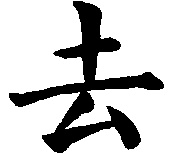
#> input picture cutting/8.jpg, 170 x 154 px
$ python Stroke_Video_Generation.py
#> lines starting #> are read from the running program, lines starting #| are printed output that depends on the picture; after the words box and inside, x2 and y2 are one past the last pixel; in counts of white or black regions, pixels touching at a corner belong together
# 这个文件用来生成一个文字的书写视频
# 输入数据需要有：原图片，笔画顺序

# 具体思路在这里：
#       对于每一个像素点，我们将像素点看成圆心，并且以一个选定的半径画圆

import cv2
import numpy as np
import math
import queue
import os


def get_radius_2(dir_x, dir_y, original_img, core, pre_radius):
    # 备案2 —— 按照轨迹方向确定半径
    # 这种方法较为冒险，可能会出现笔画崩溃的现象，但是它有良好的覆盖性
    """

    :param dir_x: 方向
    :param dir_y: 方向
    :param original_img: 原始图片
    :param core: 圆心
    :param pre_radius: 之前的半径
    :return: 返回半径大小
    """
    radius_x = 0
    radius_y = 0
    iter_x, iter_y = core
    # 开始计算半径
    if dir_y == 0:
        # 寻找 y = 0 这条线
        # 先找左边
        while original_img[iter_x][iter_y] == 0:
            radius_x += 1
            iter_y -= 1
        iter_x, iter_y = core
        # 再找右边
        while original_img[iter_x][iter_y] == 0:
            radius_y += 1
            iter_y += 1
    elif dir_x == 0:
        # 寻找 x = 0 这条线
        # 先找上边
        while original_img[iter_x, iter_y] == 0:
            radius_x += 1
            iter_x -= 1
        iter_x, iter_y = core
        # 再找下边
        while original_img[iter_x, iter_y] == 0:
            radius_y += 1
            iter_x += 1
    elif dir_x * dir_y == -1:
        # 寻找 x + y = 0 这条线
        while original_img[iter_x, iter_y] == 0:
            radius_x += 1
            iter_x -= 1
            iter_y -= 1
        iter_x, iter_y = core
        while original_img[iter_x, iter_y] == 0:
            radius_y += 1
            iter_x += 1
            iter_y += 1
    else:
        # 寻找x - y = 0 这条边
        while original_img[iter_x, iter_y] == 0:
            radius_x += 1
            iter_x -= 1
            iter_y += 1
        iter_x, iter_y = core
        while original_img[iter_x, iter_y] == 0:
            radius_y += 1
            iter_x += 1
            iter_y -= 1
    radius = min(radius_x, radius_y)
    # if dir_x * dir_y:
    #     radius = round(radius * 1.4142135623730951)
    if abs(radius - pre_radius) > 2:
        # 判断笔画是否出现崩溃现象
        radius = pre_radius
    return radius


def get_radius_1(original_img, core):
    """
    确定半径大小
    :param original_img: 原始图片
    :param core: 圆心坐标
    :return: 返回半径
    """
    # 备案1 —— 八个方向取最小值确定半径
    # 这种方法较为稳定，但是缺点是可能会使得一些笔画无法覆盖
    radius = 100000000
    iter_x, iter_y = core
    radius_x, radius_y = 0, 0
    tep_radius = 0
    while original_img[iter_x, iter_y] == 0:
        tep_radius += 1
        iter_y -= 1
    radius = min(radius, tep_radius)
    tep_radius = 0
    iter_x, iter_y = core
    while original_img[iter_x, iter_y] == 0:
        tep_radius += 1
        iter_y += 1
    radius = min(radius, tep_radius)
    tep_radius = 0
    iter_x, iter_y = core
    while original_img[iter_x, iter_y] == 0:
        tep_radius += 1
        iter_x -= 1
    radius = min(radius, tep_radius)
    tep_radius = 0
    iter_x, iter_y = core
    while original_img[iter_x, iter_y] == 0:
        tep_radius += 1
        iter_x += 1
    radius = min(radius, tep_radius)
    tep_radius = 0
    iter_x, iter_y = core
    while original_img[iter_x, iter_y] == 0:
        tep_radius += 1
        iter_x -= 1
        iter_y -= 1
    # radius = min(radius, round(tep_radius * 1.4142135623730951))
    radius = min(radius, tep_radius)
    tep_radius = 0
    iter_x, iter_y = core
    while original_img[iter_x, iter_y] == 0:
        tep_radius += 1
        iter_x += 1
        iter_y += 1
    # radius = min(radius, round(tep_radius * 1.4142135623730951))
    radius = min(radius, tep_radius)
    tep_radius = 0
    iter_x, iter_y = core
    while original_img[iter_x, iter_y] == 0:
        tep_radius += 1
        iter_x -= 1
        iter_y += 1
    # radius = min(radius, round(tep_radius * 1.4142135623730951))
    radius = min(radius, tep_radius)
    tep_radius = 0
    iter_x, iter_y = core
    while original_img[iter_x, iter_y] == 0:
        tep_radius += 1
        iter_x += 1
        iter_y -= 1
    # radius = min(radius, round(tep_radius * 1.4142135623730951))
    radius = min(radius, tep_radius)
    return radius


def generate_fps(template_img, original_img, Stroke, Save_dir):
    """
    :param Save_dir: 保存的地址
    :param template_img: 空白模板
    :param original_img: 原图
    :param Stroke: 笔画
    :return:
    """
    # 用来存储图片编号的，以便接下来合成视频
    """
            这里整理一下(dir_x, dir_y)的取值对八邻域的关系
            (dir_x, dir_y) == (0, 1) 或者 (0, -1) 则半径的选取为 x = 0 这条直线
            (dir_x, dir_y) == (1, 0) 或者 (-1, 0) 则半径的选取为 y = 0 这条直线
            (dir_x, dir_y) == (1, 1) 或者 (-1, -1) 则半径的选取为 y = x 这条直线
            (dir_x, dir_y) == (1, -1) 或者 (-1, 1) 则半径的选取为 y = -x 这条直线
            半径的长度如此定义 -> 沿着直线寻找两个端点，寻找最近的一个端点距离圆心的位移距离作为这个圆的半径
    """
    cnt = 0
    iter_img = template_img.copy()

    # 广度优先遍历队列
    q = queue.Queue()
    dx = [1, -1, 0, 0]
    dy = [0, 0, -1, 1]

    for item in Stroke:
        for i in range(2, len(item) - 2):
            visit_map = np.zeros_like(original_img, dtype=bool)
            if i == 2:
                radius = get_radius_1(original_img, item[i])
            else:
                dir_x, dir_y = item[i][0] - item[i - 1][0], item[i][1] - item[i - 1][1]
                radius = get_radius_2(dir_x, dir_y, original_img, item[i], radius)
            print(f"圆心：({item[i][0]}, {item[i][1]}), 半径: {radius}")
            # 开始分帧
            cnt += 1
            # 接下来的问题是，确定了圆心和半径，如何绘制圆
            # 一种妥协的方式： 广度优先搜索， 时间复杂度较低
            q.put(item[i])
            visit_map[item[i][0], item[i][1]] = True
            while not q.empty():
                now_x, now_y = q.get()
                # distance = round(math.sqrt(pow(now_x - item[i][0], 2) + pow(now_y - item[i][1], 2)))
                # if distance > radius:
                #     continue
                iter_img[now_x, now_y] = (0, 0, 0)
                for j in range(4):
                    next_x = now_x + dx[j]
                    next_y = now_y + dy[j]
                    if original_img[next_x, next_y] == 255 or visit_map[next_x, next_y] or \
                            round(math.sqrt(pow(next_x - item[i][0], 2) + pow(next_y - item[i][1], 2))) > radius:
                        continue
                    q.put((next_x, next_y))
                    visit_map[next_x, next_y] = True
            cv2.imwrite(Save_dir + "/" + f"{cnt}.jpg", iter_img)


#
# def make_circle(ret_img, original_image, x, y, stroke_direction, p):
#     """
#     根据前一个坐标和当前坐标的相对关系，确定这个圆应该怎么画
#     :param ret_img: 需要返回的图片
#     :param original_image: 原始图片
#     :param x: 圆心坐标
#     :param y: 圆心坐标
#     :param stroke_direction: 笔画坐标数组
#     :param p: 当前笔画遍历到了哪个点
#     :return:
#     """
#     # 首先确定这次笔画的方向
#     (dir_x, dir_y) = stroke_direction[p] - stroke_direction[p - 1]
#     """
#         这里整理一下(dir_x, dir_y)的取值对八邻域的关系
#         (dir_x, dir_y) == (0, 1) 或者 (0, -1) 则半径的选取为 x = 0 这条直线
#         (dir_x, dir_y) == (1, 0) 或者 (-1, 0) 则半径的选取为 y = 0 这条直线
#         (dir_x, dir_y) == (1, 1) 或者 (-1, -1) 则半径的选取为 y = -x 这条直线
#         (dir_x, dir_y) == (1, -1) 或者 (-1, 1) 则半径的选取为 y = x 这条直线
#         半径的长度如此定义 -> 沿着直线寻找两个端点，寻找最近的一个端点距离圆心的位移距离作为这个圆的半径
#     """
#     cv2.circle(ret_img, (x, y), radius=5, color=(0, 255, 255))

def Generate_Video(fps_folder, video_folder):
    """
    :param fps_folder: 保存 fps 的文件夹
    :param video_folder: 保存 视频 的文件夹
    :return: 返回视频
    """
    if not os.path.exists(video_folder):
        os.makedirs(video_folder)
    frames = os.listdir(fps_folder)
    frames.sort(key=lambda x: int(x.split('.')[0]))
    # 设置 帧数
    fps = 90
    # 提取视频分辨率
    rows, cols = cv2.imread(fps_folder + "/1.jpg").shape[0], cv2.imread(fps_folder + "/1.jpg").shape[1]
    # 设置生成视频的名字
    video_name = "res_video"
    video_dir = os.path.join(video_folder, video_name + ".mp4")
    fourcc = cv2.VideoWriter.fourcc(*'mp4v')
    VideoWriter = cv2.VideoWriter(video_dir, fourcc, fps, (cols, rows))

    for frame in frames:
        f_path = os.path.join(fps_folder, frame)
        image = cv2.imread(f_path)
        VideoWriter.write(image)
    VideoWriter.release()


def Stroke_Video_Generation(Cutting_Folder, Picture, Stroke):
    """

    :param Cutting_Folder: 原始图片文件夹
    :param Picture:  对应图片
    :param Stroke:  对应图片短笔画
    :return:
    """
#> called with Cutting_Folder = '../cutting', Picture = '8.jpg'
    original_image = cv2.imread(Cutting_Folder + "/" + Picture, cv2.COLOR_BGR2GRAY)
#> original_image is the input picture: shape (154, 170); min 0, max 255, mean 197.5
    original_image[original_image < 100] = 0
#> original_image: shape (154, 170); 4.57% of pixels changed, all inside (x1, y1, x2, y2) = (9, 1, 164, 153)
    original_image[original_image >= 100] = 255
#> original_image: shape (154, 170); 77.5% white; 1 black region, box (x1, y1, x2, y2) and area: (9, 1, 164, 153) 5901
    rows, cols = original_image.shape
#> rows = 154; cols = 170
    template_img = np.zeros((rows, cols, 3), dtype=np.uint8)
    template_img.fill(255)
#> template_img: shape (154, 170, 3); every value is 255
    # skeleton_image = cv2.imread(Skeleton_Folder + "/" + Picture, cv2.COLOR_RGB2GRAY)
    Save_fps_dir = "../folder_for_testing"
    Save_dir_video = "../folder_for_video"
    generate_fps(template_img, original_image, Stroke, Save_fps_dir)
#> the loop in generate_fps, `for item in Stroke:` made 10 passes
#> pass 1, in generate_fps, `cv2.imwrite(Save_dir + "/" + f"{cnt}.jpg", iter_img)`:
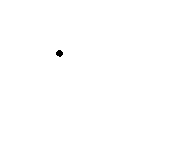
#> saved as 1.jpg: shape (154, 170, 3); 99.9% white; 1 black region, box (x1, y1, x2, y2) and area: (56, 50, 63, 57) 36
#> pass 1, in generate_fps, `cv2.imwrite(Save_dir + "/" + f"{cnt}.jpg", iter_img)`:
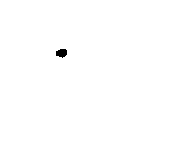
#> saved as 4.jpg: shape (154, 170, 3); 99.7% white; 1 black region, box (x1, y1, x2, y2) and area: (56, 49, 67, 58) 76
#> after the loop in generate_fps, `for item in Stroke:`:
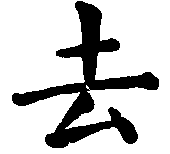
#> iter_img: shape (154, 170, 3); 79.2% white; 1 black region, box (x1, y1, x2, y2) and area: (12, 1, 159, 148) 5452
#> after the loop in generate_fps, `for item in Stroke:`:
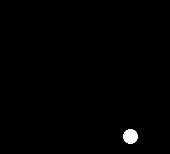
#> visit_map: shape (154, 170) bool; 0.68% white; 1 white region, box (x1, y1, x2, y2) and area: (123, 129, 138, 144) 177
#> after the loop in generate_fps, `for item in Stroke:`: cnt = 362
    Generate_Video(Save_fps_dir, Save_dir_video)

    # [8 lines of commented-out code are left out]


if __name__ == '__main__':
    Cutting_Folder = "../cutting"
    Picture = "8.jpg"

    Stroke = [
        # [(53, 57), (53, 58), (53, 59), (53, 60), (53, 61), (53, 62), (53, 63), (52, 64), (52, 65), (53, 66), (53, 67),
        #  (53, 68), (53, 69), (53, 70), (52, 71), (52, 72), (52, 73), (52, 74), (51, 75), (51, 76), (51, 77), (51, 78),
        #  (51, 79), (51, 80), (51, 81), (51, 82), (51, 83), (50, 84), (50, 85), (50, 86)],
        # [(44, 93), (44, 94), (45, 95), (45, 96), (45, 97), (45, 98), (45, 99), (45, 100), (45, 101), (45, 102),
        #  (45, 103), (45, 104), (45, 105), (45, 106), (44, 107), (44, 108), (44, 109), (45, 110), (45, 111), (45, 112),
        #  (45, 113), (45, 114)],
        [(53, 57), (53, 58), (53, 59), (53, 60), (52, 61), (52, 62), (52, 63), (52, 64), (52, 65), (52, 66), (52, 67),
         (51, 68), (51, 69), (51, 70), (51, 71), (51, 72), (51, 73), (51, 74), (50, 75), (50, 76), (50, 77), (50, 78),
         (50, 79), (50, 80), (50, 81), (49, 82), (49, 83), (49, 84), (49, 85), (49, 86), (49, 87), (49, 88), (49, 89),
         (48, 90), (48, 91), (48, 92), (48, 93), (48, 94), (48, 95), (48, 96), (47, 97), (47, 98), (47, 99), (47, 100),
         (47, 101), (47, 102), (47, 103), (46, 104), (46, 105), (46, 106), (46, 107), (46, 108), (46, 109), (46, 110),
         (45, 111), (45, 112), (45, 113), (45, 114)],
        [(3, 77), (4, 78), (5, 79), (6, 80), (6, 81), (7, 82), (8, 83), (9, 84), (10, 85), (11, 86), (12, 87), (13, 88),
         (14, 88), (15, 89), (16, 89), (17, 90), (18, 90), (19, 90), (20, 90), (21, 90), (22, 90), (23, 90), (24, 90),
         (25, 90), (26, 90), (27, 90), (28, 90), (29, 90), (30, 90), (31, 90), (32, 90), (33, 90), (34, 90), (35, 90),
         (36, 90), (37, 90), (38, 90), (39, 90), (40, 90), (41, 90)],
        [(52, 89), (53, 89), (54, 89), (55, 89), (56, 89), (57, 89), (58, 89), (59, 89), (60, 89), (61, 89), (62, 89),
         (63, 89), (64, 89), (65, 89), (66, 89), (67, 89), (68, 89), (69, 89), (70, 89), (71, 89), (72, 89), (73, 89),
         (74, 89), (75, 89), (76, 89), (77, 89), (78, 89), (79, 89), (80, 89), (81, 89), (82, 89)],
        [(96, 14), (97, 15), (97, 16), (98, 17), (98, 18), (98, 19), (99, 20), (99, 21), (99, 22), (99, 23), (98, 24),
         (98, 25), (98, 26), (98, 27), (98, 28), (97, 29), (97, 30), (96, 31), (96, 32), (96, 33), (96, 34), (95, 35),
         (95, 36), (95, 37), (95, 38), (95, 39), (94, 40), (94, 41), (94, 42), (94, 43), (93, 44), (93, 45), (93, 46),
         (93, 47), (92, 48), (92, 49), (92, 50), (91, 51), (91, 52), (91, 53), (90, 54), (90, 55), (90, 56), (90, 57),
         (90, 58), (90, 59), (89, 60), (89, 61), (89, 62), (89, 63), (89, 64), (89, 65), (89, 66), (89, 67), (88, 68),
         (88, 69), (88, 70), (88, 71), (88, 72), (88, 73), (88, 74), (88, 75), (88, 76), (88, 77), (88, 78), (87, 79),
         (87, 80), (87, 81), (87, 82)],
        [(84, 91), (84, 92), (84, 93), (84, 94), (84, 95), (84, 96), (84, 97), (84, 98), (84, 99), (84, 100), (84, 101),
         (84, 102), (84, 103), (84, 104), (84, 105), (84, 106), (84, 107), (84, 108), (84, 109), (83, 110), (83, 111),
         (83, 112), (83, 113), (83, 114), (83, 115), (83, 116), (83, 117), (83, 118), (83, 119), (83, 120), (83, 121),
         (83, 122), (83, 123), (82, 124), (82, 125), (82, 126), (82, 127), (82, 128), (82, 129), (81, 130), (81, 131),
         (81, 132), (81, 133), (81, 134), (81, 135), (81, 136), (81, 137), (81, 138), (81, 139), (81, 140), (81, 141),
         (81, 142), (81, 143), (81, 144), (81, 145), (81, 146), (81, 147), (81, 148), (82, 149), (82, 150), (83, 151),
         (84, 152), (84, 153), (84, 154)],
        [(90, 84), (91, 84), (92, 84), (93, 84), (94, 84), (95, 84), (96, 84), (97, 84), (98, 84), (99, 84), (100, 84),
         (101, 84), (102, 84), (103, 84), (104, 84), (105, 83), (106, 82), (106, 81), (106, 80), (107, 79), (108, 78),
         (109, 77), (110, 76), (111, 75), (112, 74), (113, 73), (114, 72), (115, 71), (116, 70), (117, 69), (118, 68),
         (119, 68), (120, 67), (121, 66), (122, 65), (123, 65), (124, 65), (125, 65), (126, 64), (127, 64), (128, 63),
         (129, 63), (130, 63), (131, 63), (132, 63), (133, 63)],
        [(138, 49), (139, 50), (139, 51), (139, 52), (139, 53), (139, 54), (140, 55), (140, 56), (140, 57), (140, 58),
         (140, 59), (140, 60), (139, 61), (138, 62), (137, 63)],
        [(135, 66), (135, 67), (134, 68), (134, 69), (134, 70), (134, 71), (134, 72), (133, 73), (133, 74), (133, 75),
         (133, 76), (133, 77), (132, 78), (132, 79), (131, 80), (131, 81), (131, 82), (130, 83), (130, 84), (130, 85),
         (130, 86), (129, 87), (129, 88), (129, 89), (129, 90), (128, 91), (128, 92), (128, 93), (127, 94), (127, 95),
         (127, 96), (126, 97), (126, 98), (126, 99), (125, 100), (125, 101), (125, 102), (125, 103), (125, 104),
         (125, 105), (125, 106), (124, 107), (124, 108), (123, 109), (123, 110), (123, 111), (123, 112), (123, 113),
         (123, 114), (122, 115)],
        [(108, 109), (109, 110), (110, 111), (111, 112), (112, 113), (113, 114), (114, 114), (115, 115), (116, 115),
         (117, 116), (118, 116)],
        [(121, 119), (122, 120), (123, 121), (124, 122), (125, 123), (126, 124), (127, 125), (128, 126), (129, 127),
         (130, 127), (131, 127), (132, 128), (133, 128), (134, 129), (135, 129), (136, 130), (137, 130), (138, 130)]]

#> (the run stopped early here; a loop or call above may not have finished)
